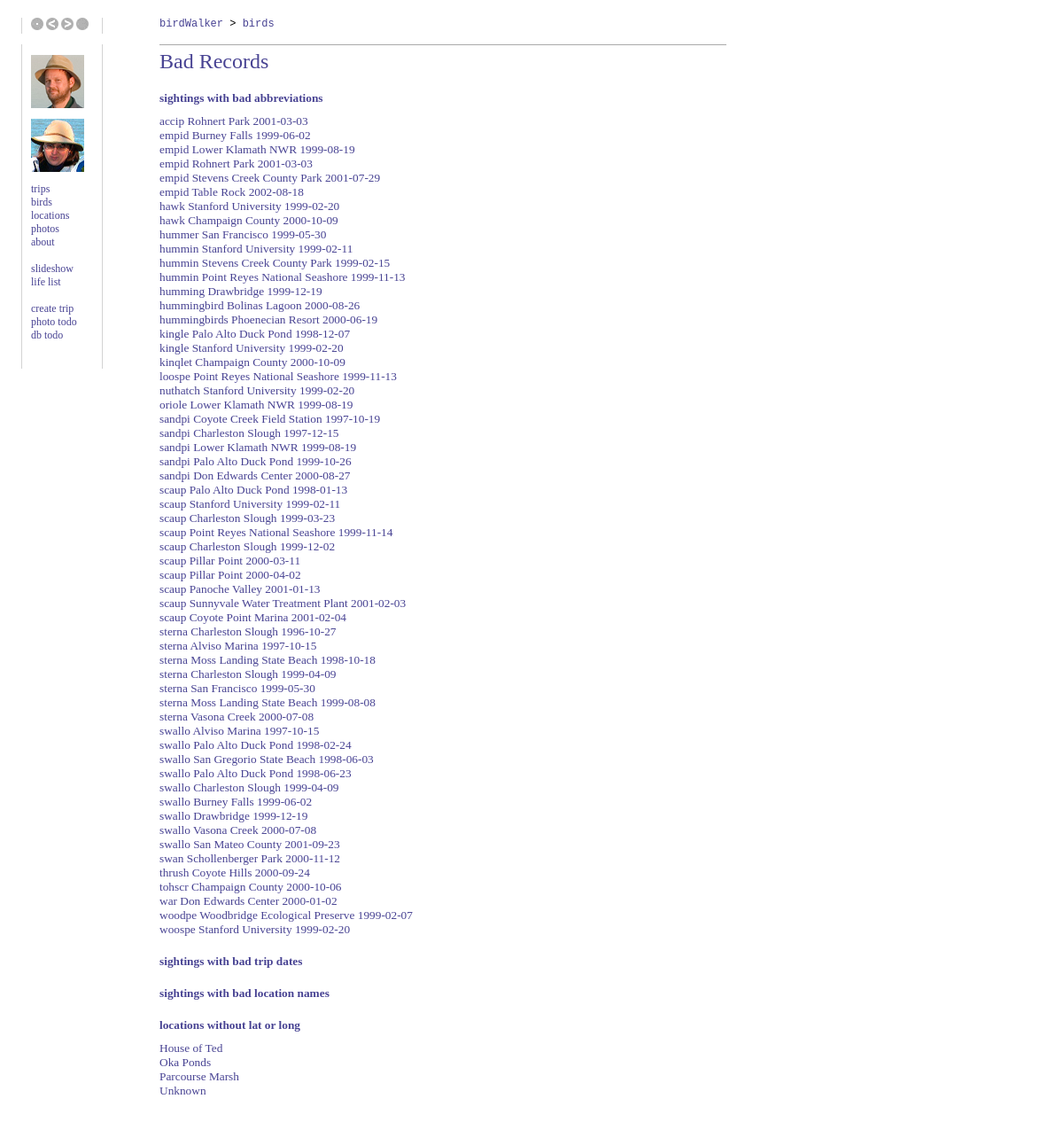
The page /errorcheck.php on the database its author committed.
### tables this page shows
CREATE TABLE location (
  objectid mediumint(9) NOT NULL auto_increment,
  Name varchar(255),
  ReferenceURL text,
  City text,
  County varchar(255),
  State char(2),
  Notes text,
  LatLongSystem text,
  Latitude float(10),
  Longitude float(10),
  PRIMARY KEY  (objectid),
  KEY NameIndex (Name),
  KEY CountyIndex (County),
  KEY StateIndex (State)
) TYPE=MyISAM;

### errorcheck.php (the view, shortened to what this page needs)
<?php
require_once("./birdwalker.php");
$badAbbrevs = performQuery("
    SELECT species.*,sighting.*, sighting.objectid AS sightingid
      FROM sighting
      LEFT JOIN species ON species.Abbreviation=sighting.SpeciesAbbreviation
      ORDER BY species.CommonName, sighting.SpeciesAbbreviation");
$missingLatLong = performQuery("
    SELECT * FROM location WHERE Latitude=0 OR Longitude=0");
?>
<html>
  <body>
    <div class=contentright>
      <div class="titleblock">
	  <div class=pagetitle>Bad Records</div>
      </div>
<div class=heading>sightings with bad abbreviations</div>
<?
while($sightingInfo = mysql_fetch_array($badAbbrevs))
{
	if ($sightingInfo["CommonName"] == "") { ?>
        <a href="./sightingedit.php?id=<?= $sightingInfo["sightingid"] ?>">
        <?= $sightingInfo["SpeciesAbbreviation"] ?> <?= $sightingInfo["LocationName"] ?> <?= $sightingInfo["TripDate"] ?>
        </a><br>
 <?	} else {
		break;
	}
}
?>
<div class=heading>sightings with bad trip dates</div>
<div class=heading>sightings with bad location names</div>
<div class=heading>locations without lat or long</div>
<?
while($locationInfo = mysql_fetch_array($missingLatLong))
{
	echo "<a href=\"./locationcreate.php?id=" . $locationInfo["objectid"] . "\">" . $locationInfo["Name"] . "</a><br/>\n";
}

### stylesheet.css (style rules this page uses)
.contentright { font: 10pt "Gill Sans", "Gill Sans MT", SansSerif; left: 15%; width: 640px; top: 50px; padding-bottom: 30px; position: absolute; }
.pagetitle { font: 18pt "Gill Sans", "Gill Sans MT", SansSerif; color:#484393 }
.heading { font-weight: bold; margin-top: 20px; margin-bottom: 10px; clear: both; color: #484393 }
.titleblock { border-top: solid 1px #AAAAAA; padding-top: 5px; margin-bottom: 5px }
a { color:#484393; text-decoration:none; }

### rows shown on the page
location: Name "House of Ted"
location: Name "Oka Ponds"
location: Name "Parcourse Marsh"
location: Name "Unknown"

### other values the page prints
$sightingInfo["SpeciesAbbreviation"] "accip"
$sightingInfo["LocationName"] "Rohnert Park"
$sightingInfo["TripDate"] "2001-03-03"
$sightingInfo["SpeciesAbbreviation"] "empid"
$sightingInfo["LocationName"] "Burney Falls"
$sightingInfo["TripDate"] "1999-06-02"
$sightingInfo["LocationName"] "Lower Klamath NWR"
$sightingInfo["TripDate"] "1999-08-19"
$sightingInfo["LocationName"] "Stevens Creek County Park"
$sightingInfo["TripDate"] "2001-07-29"
$sightingInfo["LocationName"] "Table Rock"
$sightingInfo["TripDate"] "2002-08-18"
$sightingInfo["SpeciesAbbreviation"] "hawk"
$sightingInfo["LocationName"] "Stanford University"
$sightingInfo["TripDate"] "1999-02-20"
